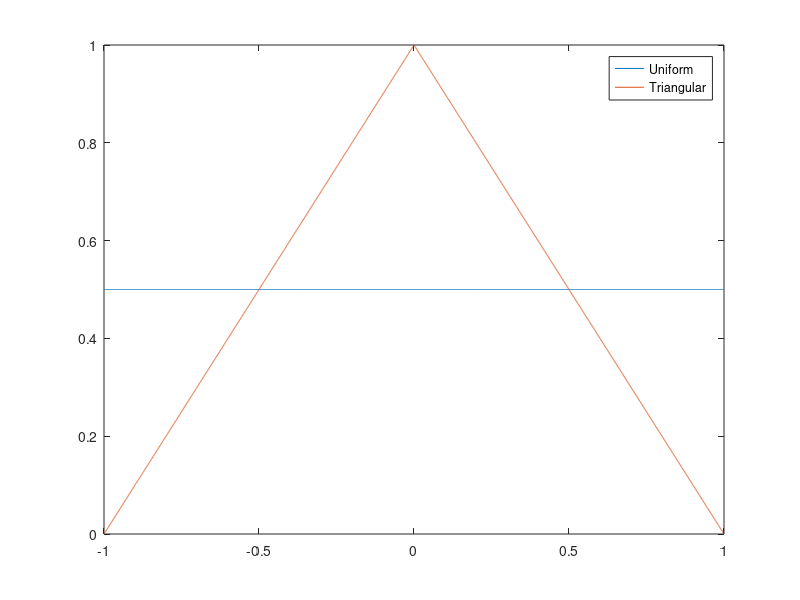

Write the MATLAB code that produced this figure.
%Simulation
N = 10000;
x = linspace(-1,1,N);
PDFn1 = makedist('uniform','lower',-1,'upper',1);
PDFn2 = makedist('triangular','a',-1,'b',0,'c',1);
pdfn1 = pdf(PDFn1,x);
intN1 = trapz(x,pdfn1);
pdfn2 = pdf(PDFn2,x);
intN2 = trapz(x,pdfn2);

figure()
plot(x,pdfn1, x, pdfn2);
legend('Uniform', 'Triangular');

numSim = 10000;
for j = 1: numSim
    
end